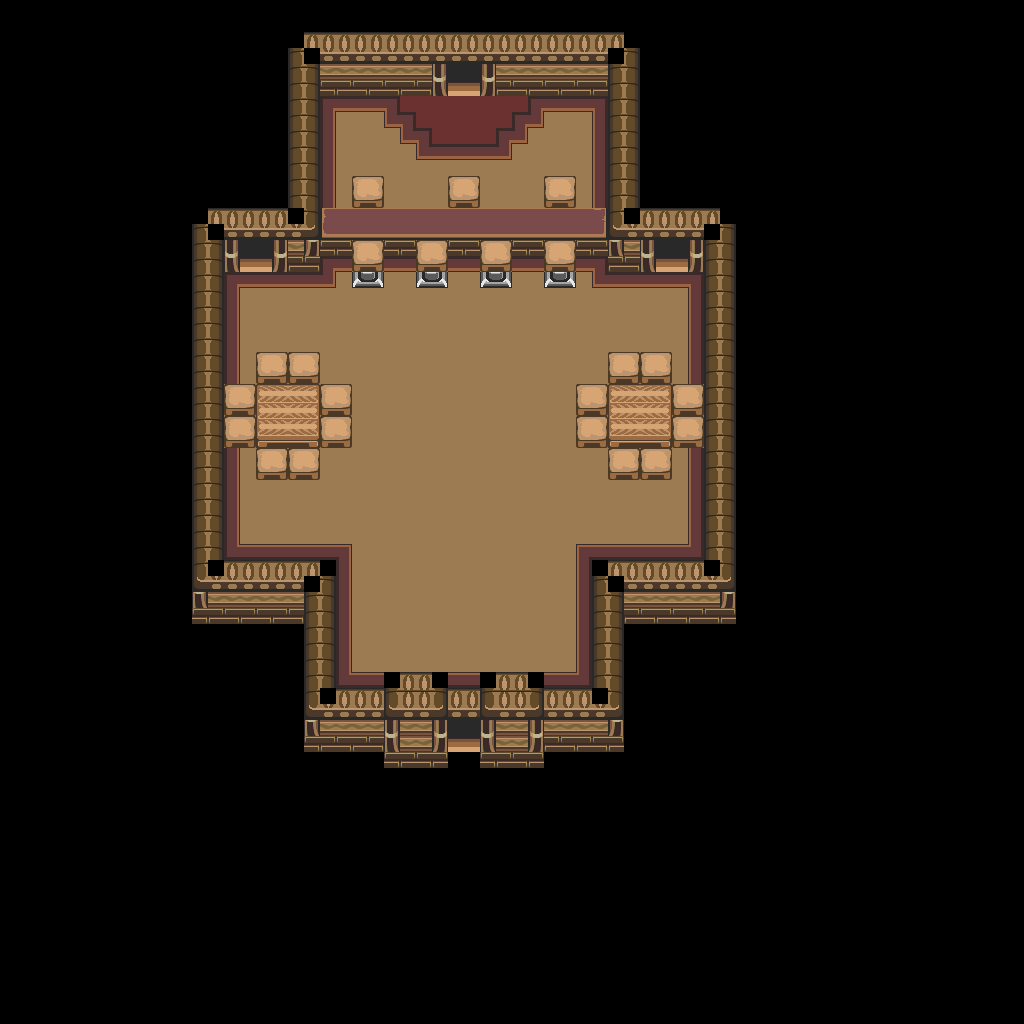

A level layout from a 2D game, rendered from its tile map. Below: a short description, then the map file with tile-grid data replaced by summaries:
An orthogonal 64x64 tile map with 16x16 px tiles, 1 tile layer (base), 1 hidden layer not drawn and 24 objects.

<map version="1.10" tiledversion="1.12.1" orientation="orthogonal" renderorder="right-down" width="64" height="64" tilewidth="16" tileheight="16" infinite="0" nextlayerid="3" nextobjectid="25">
 <tileset firstgid="1" source="../classiciphone_pics4.tsx" />
 <layer id="1" name="base" width="64" height="64">
  <data>[4096 cells, 4096 non-empty, 56 distinct tile ids]</data>
 </layer>
 <layer id="2" name="collision" width="64" height="64" visible="0">
  <properties><property name="collision" value="true" /></properties>
  <data>[4096 cells, 3308 non-empty, 1 distinct tile ids]</data>
 </layer>
 <objectgroup id="3" name="npcs">
  <object id="1" x="384.0" y="672.0" width="16" height="16">
   <properties>
    <property name="gani" value="classic_corner_left.png" />
    <property name="script" type="string">-- Auto-converted from GraalScript
-- // NPC made by Exodus (LAT)
-- if (created) {
end
-- if (playertouchsme) {
end</property>
   </properties>
  </object>
  <object id="2" x="432.0" y="672.0" width="16" height="16">
   <properties>
    <property name="gani" value="classic_corner_right.png" />
    <property name="script" type="string">-- Auto-converted from GraalScript
-- // NPC made by Exodus (LAT)
-- if (created) {
-- drawunderplayer;
end</property>
   </properties>
  </object>
  <object id="3" x="528.0" y="672.0" width="16" height="16">
   <properties>
    <property name="gani" value="classic_corner_right.png" />
    <property name="script" type="string">-- Auto-converted from GraalScript
-- // NPC made by Exodus (LAT)
-- if (created) {
-- drawunderplayer;
end</property>
   </properties>
  </object>
  <object id="4" x="480.0" y="672.0" width="16" height="16">
   <properties>
    <property name="gani" value="classic_corner_left.png" />
    <property name="script" type="string">-- Auto-converted from GraalScript
-- // NPC made by Exodus (LAT)
-- if (created) {
end
-- if (playertouchsme) {
end</property>
   </properties>
  </object>
  <object id="5" x="320.0" y="560.0" width="16" height="16">
   <properties>
    <property name="gani" value="classic_corner_right.png" />
    <property name="script" type="string">-- Auto-converted from GraalScript
-- // NPC made by Exodus (LAT)
-- if (created) {
-- drawunderplayer;
end</property>
   </properties>
  </object>
  <object id="6" x="592.0" y="560.0" width="16" height="16">
   <properties>
    <property name="gani" value="classic_corner_left.png" />
    <property name="script" type="string">-- Auto-converted from GraalScript
-- // NPC made by Exodus (LAT)
-- if (created) {
end
-- if (playertouchsme) {
end</property>
   </properties>
  </object>
  <object id="7" x="720.0" y="208.0" width="16" height="16">
   <properties>
    <property name="gani" value="classic_corner_right.png" />
    <property name="script" type="string">-- Auto-converted from GraalScript
-- // NPC made by Exodus (LAT)
-- if (created) {
-- drawunderplayer;
end</property>
   </properties>
  </object>
  <object id="8" x="192.0" y="208.0" width="16" height="16">
   <properties>
    <property name="gani" value="classic_corner_left.png" />
    <property name="script" type="string">-- Auto-converted from GraalScript
-- // NPC made by Exodus (LAT)
-- if (created) {
end
-- if (playertouchsme) {
end</property>
   </properties>
  </object>
  <object id="9" x="288.0" y="32.0" width="16" height="16">
   <properties>
    <property name="gani" value="classic_corner_left.png" />
    <property name="script" type="string">-- Auto-converted from GraalScript
-- // NPC made by Exodus (LAT)
-- if (created) {
end
-- if (playertouchsme) {
end</property>
   </properties>
  </object>
  <object id="10" x="624.0" y="32.0" width="16" height="16">
   <properties>
    <property name="gani" value="classic_corner_right.png" />
    <property name="script" type="string">-- Auto-converted from GraalScript
-- // NPC made by Exodus (LAT)
-- if (created) {
-- drawunderplayer;
end</property>
   </properties>
  </object>
  <object id="11" x="592.0" y="688.0" width="16" height="16">
   <properties>
    <property name="gani" value="classic_luda_cornerleft.png" />
    <property name="script" type="string">-- Auto-converted from GraalScript
-- // NPC made by Exodus (LAT)
-- if (created) {
end
-- if (playertouchsme) {
end</property>
   </properties>
  </object>
  <object id="12" x="704.0" y="560.0" width="16" height="16">
   <properties>
    <property name="gani" value="classic_luda_cornerleft.png" />
    <property name="script" type="string">-- Auto-converted from GraalScript
-- // NPC made by Exodus (LAT)
-- if (created) {
end
-- if (playertouchsme) {
end</property>
   </properties>
  </object>
  <object id="13" x="320.0" y="688.0" width="16" height="16">
   <properties>
    <property name="gani" value="classic_luda_corneright.png" />
    <property name="script" type="string">-- Auto-converted from GraalScript
-- // NPC made by Exodus (LAT)
-- if (created) {
end
-- if (playertouchsme) {
end</property>
   </properties>
  </object>
  <object id="14" x="208.0" y="560.0" width="16" height="16">
   <properties>
    <property name="gani" value="classic_luda_corneright.png" />
    <property name="script" type="string">-- Auto-converted from GraalScript
-- // NPC made by Exodus (LAT)
-- if (created) {
end
-- if (playertouchsme) {
end</property>
   </properties>
  </object>
  <object id="15" x="304.0" y="576.0" width="16" height="16">
   <properties>
    <property name="gani" value="classic_luda_cornerbottomleft.png" />
    <property name="script" type="string">-- Auto-converted from GraalScript
-- // NPC made by Exodus (LAT)
-- if (created) {
end
-- if (playertouchsme) {
end</property>
   </properties>
  </object>
  <object id="16" x="608.0" y="576.0" width="16" height="16">
   <properties>
    <property name="gani" value="classic_luda_cornerbottomright.png" />
    <property name="script" type="string">-- Auto-converted from GraalScript
-- // NPC made by Exodus (LAT)
-- if (created) {
end
-- if (playertouchsme) {
end</property>
   </properties>
  </object>
  <object id="17" x="304.0" y="48.0" width="16" height="16">
   <properties>
    <property name="gani" value="classic_luda_cornerbottomright.png" />
    <property name="script" type="string">-- Auto-converted from GraalScript
-- // NPC made by Exodus (LAT)
-- if (created) {
end
-- if (playertouchsme) {
end</property>
   </properties>
  </object>
  <object id="18" x="608.0" y="48.0" width="16" height="16">
   <properties>
    <property name="gani" value="classic_luda_cornerbottomleft.png" />
    <property name="script" type="string">-- Auto-converted from GraalScript
-- // NPC made by Exodus (LAT)
-- if (created) {
end
-- if (playertouchsme) {
end</property>
   </properties>
  </object>
  <object id="19" x="208.0" y="224.0" width="16" height="16">
   <properties>
    <property name="gani" value="classic_luda_cornerbottomright.png" />
    <property name="script" type="string">-- Auto-converted from GraalScript
-- // NPC made by Exodus (LAT)
-- if (created) {
end
-- if (playertouchsme) {
end</property>
   </properties>
  </object>
  <object id="20" x="288.0" y="208.0" width="16" height="16">
   <properties>
    <property name="gani" value="classic_luda_cornerleft.png" />
    <property name="script" type="string">-- Auto-converted from GraalScript
-- // NPC made by Exodus (LAT)
-- if (created) {
end
-- if (playertouchsme) {
end</property>
   </properties>
  </object>
  </objectgroup>
</map>
<!-- 4 of 24 objects omitted -->
